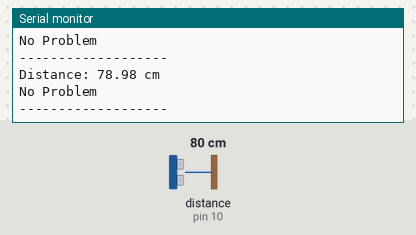
Bench run of a sketch on a simulated Arduino Uno, built with avr-gcc and run on an emulated ATmega328P. Parts: the last lines printed to the serial monitor. Wiring (inferred from the names in the program): ultrasonic range finder: trigger pin 9; echo pin 10. The test bench sets the inputs (shaded band); at power-on: distance to the obstacle (sensor on pin 10) 80 cm. The echo pulse lasts 58.3 µs per cm.

Above: at 1.3 s.
1.4 s: distance to the obstacle (sensor on pin 10) set to 2 cm
At 1.84 s:
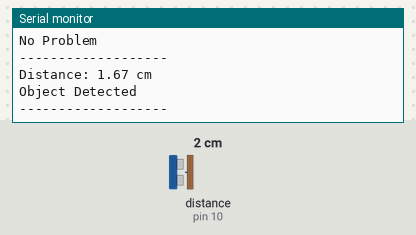
3.5 s: distance to the obstacle (sensor on pin 10) set to 120 cm
At 3.86 s:
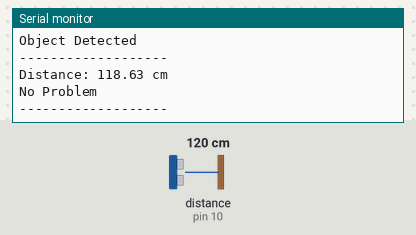
6.5 s: distance to the obstacle (sensor on pin 10) set to 4 cm
At 6.9 s:
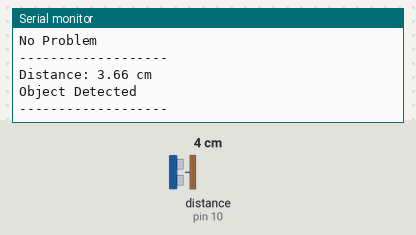
Timing chart, 0 to 9.5 s (numbered marks = the images above; inputs shaded):
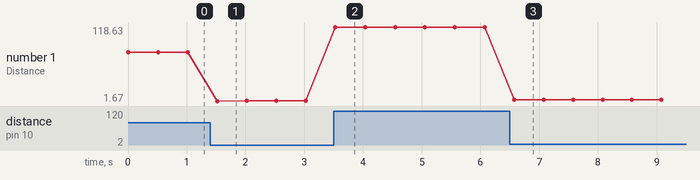

Measured:
- after the input at 1.4 s, the serial monitor: prints a new line after 0.12 s (image 1)
- after the input at 3.5 s, the serial monitor: prints a new line at once (image 2)
- after the input at 6.5 s, the serial monitor: prints a new line after 0.07 s (image 3)
- plotted number 1: 78.98 → 1.68 after the input at 1.4 s, 1.68 → 118.63 after the input at 3.5 s, 118.63 → 3.67 after the input at 6.5 s

The sketch:

ultrasonic_detection.ino
```cpp
#define TRIG_PIN 9
#define ECHO_PIN 10

void setup() {
  Serial.begin(9600);
  pinMode(TRIG_PIN, OUTPUT);
  pinMode(ECHO_PIN, INPUT);
}

void loop() {
  long duration;
  float distance;

  // Send signal
  digitalWrite(TRIG_PIN, LOW);
  delayMicroseconds(2);

  digitalWrite(TRIG_PIN, HIGH);
  delayMicroseconds(10);
  digitalWrite(TRIG_PIN, LOW);

  // Read echo
  duration = pulseIn(ECHO_PIN, HIGH);

  // Convert to distance
  distance = duration * 0.034 / 2;

  // Print distance
  Serial.print("Distance: ");
  Serial.print(distance);
  Serial.println(" cm");

  // Condition
  if (distance <= 50) {
    Serial.println("Object Detected");
  } else {
    Serial.println("No Problem");
  }

  Serial.println("-------------------");
  delay(500);
}
```
